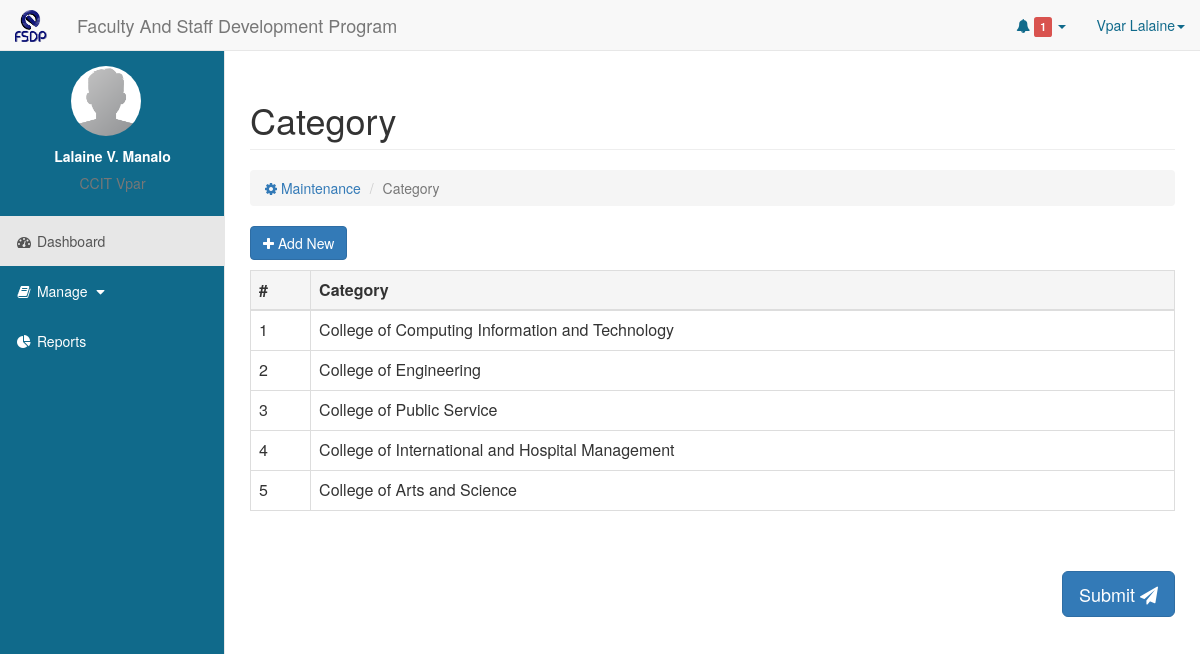
The app's page /department.php (signed in) with its own data.
### tables this page shows
CREATE TABLE `faith_department` (
  `id` int(11) NOT NULL,
  `department` varchar(255) NOT NULL,
  `abbr` varchar(10) NOT NULL,
  `school_id` varchar(100) NOT NULL
);

### department.php (the view, shortened to what this page needs)
<?php
    include("include/head.php");
?>
<!DOCTYPE html>
<html lang="en">
<body>
    <div id="wrapper">
<?php
    include("include/nav.php");
?>
        <div id="page-wrapper">
            <div class="container-fluid">
            <div class="row">
                <div class="col-lg-12">
                    <h1 class="page-header">
                        Category
                    </h1>
                    <ol class="breadcrumb">
                        <li>
                            <a href="">
                                <i class="fa fa-cog"></i> Maintenance
                            </a>
                        </li>
                        <li class="active">Category</li>
                    </ol>
                </div>
            </div>
            <p>
                <a data-toggle="modal" data-target="#addCategory" class="btn btn-primary"><i class="fa fa-plus"></i> Add New</a>
            </p>
            <div class="row">
                <div class="col-sm-12">
                    <div class="table-responsive">
                        <table class="table table-bordered" id="tblEmp">
                        <thead>
                            <tr class="active">
                                <th class="">#</th>
                                <th class="">Category</th>
                            </tr>
                        </thead>
                        <tbody class="hoverRow">
                            <?php
                            $conn = mysqli_connect('localhost', 'root', '', 'efs');
                            $q = mysqli_query($conn, "SELECT department FROM faith_department ORDER BY id");
                            if(mysqli_num_rows($q)!=0){
                                $num = 0;
                                while($rows = mysqli_fetch_assoc($q)){
                                    $num++;
                                    $category = $rows['department'];
                                    echo "
                                    <tr>
                                        <td>$num</td>
                                        <td>$category</td>
                                    </tr>
                                    ";
                                }
                            }
                            ?>
                        </tbody>
                    </table>
                    </div>
                </div>
            </div>
            <div class="row">
                <div class="col-sm-6 pull-right text-right">
                    <div class="checkbox">
                        <label>
                        </label>
                    </div>
                    <a id="btnSubmit" class="btn btn-primary btn-lg">
                    Submit
                    <i class="fa fa-send"></i>
                    </a>
                </div>
            </div>
            </div>
        </div>
    </div>
</body>
</html>

### css/sb-admin.css (style rules this page uses)
body { margin-top: 100px; background-color: #222; }
@media (min-width:768px) { body { margin-top: 50px; } }
#wrapper { padding-left: 0; }
#page-wrapper { width: 100%; padding: 0; background-color: #fff; }
@media (min-width:768px) { #wrapper { padding-left: 225px; } }
@media (min-width:768px) { #page-wrapper { padding: 10px; } }

### css/style.css (style rules this page uses)
body { background-color: #fff; }

### records on screen
faith_department: department "College of Computing Information and Technology"
faith_department: department "College of Engineering"
faith_department: department "College of Public Service"
faith_department: department "College of International and Hospital Management"
faith_department: department "College of Arts and Science"

### other values on screen
$unreadrowCount "1"
$logUser "Vpar"
$firstname "Lalaine"
$_SESSION['firstname'] "Lalaine"
$_SESSION['middlename'][0] "V"
$_SESSION['lastname'] "Manalo"
$_SESSION['college'] "CCIT"
$_SESSION['user'] "Vpar"
